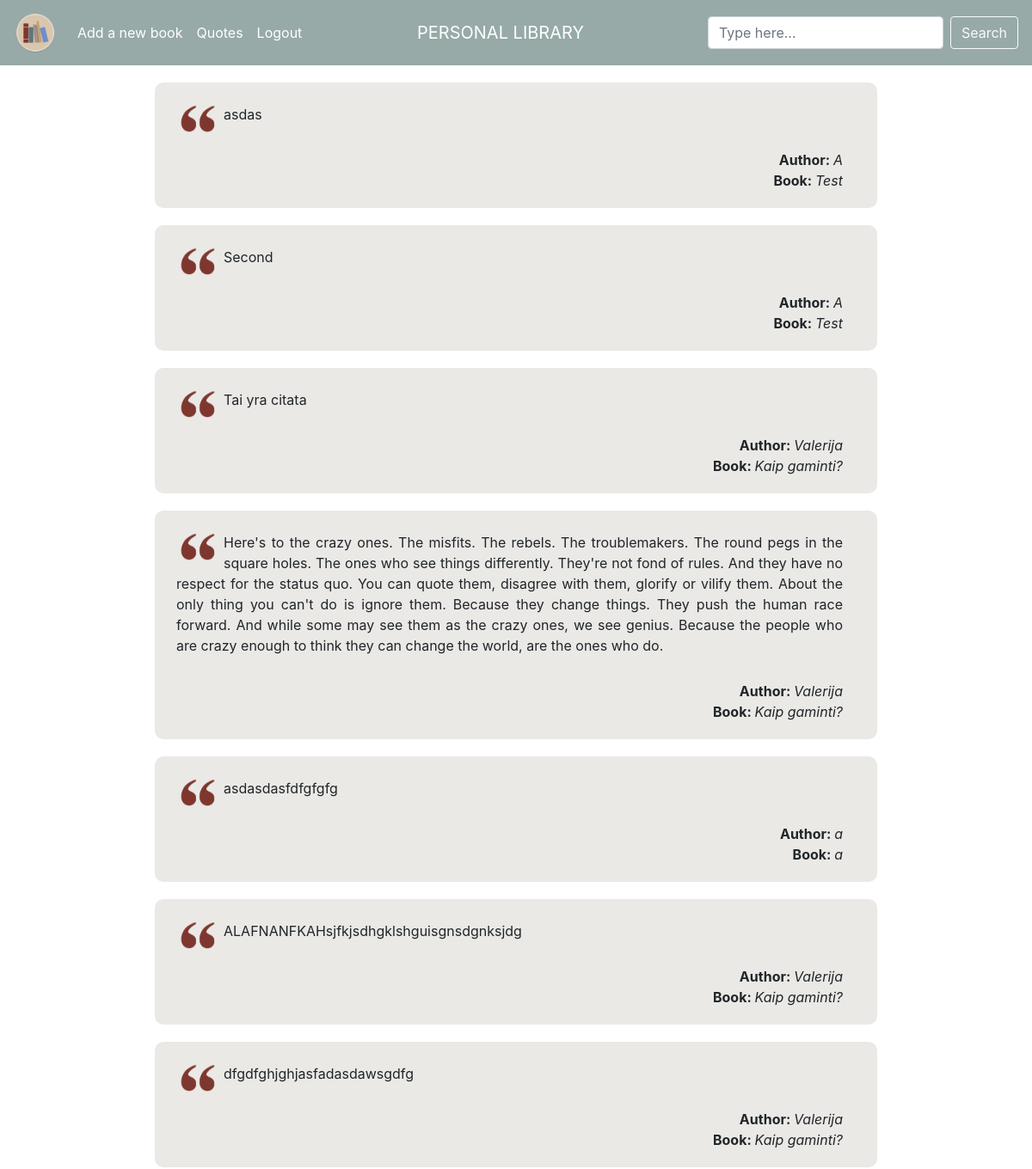
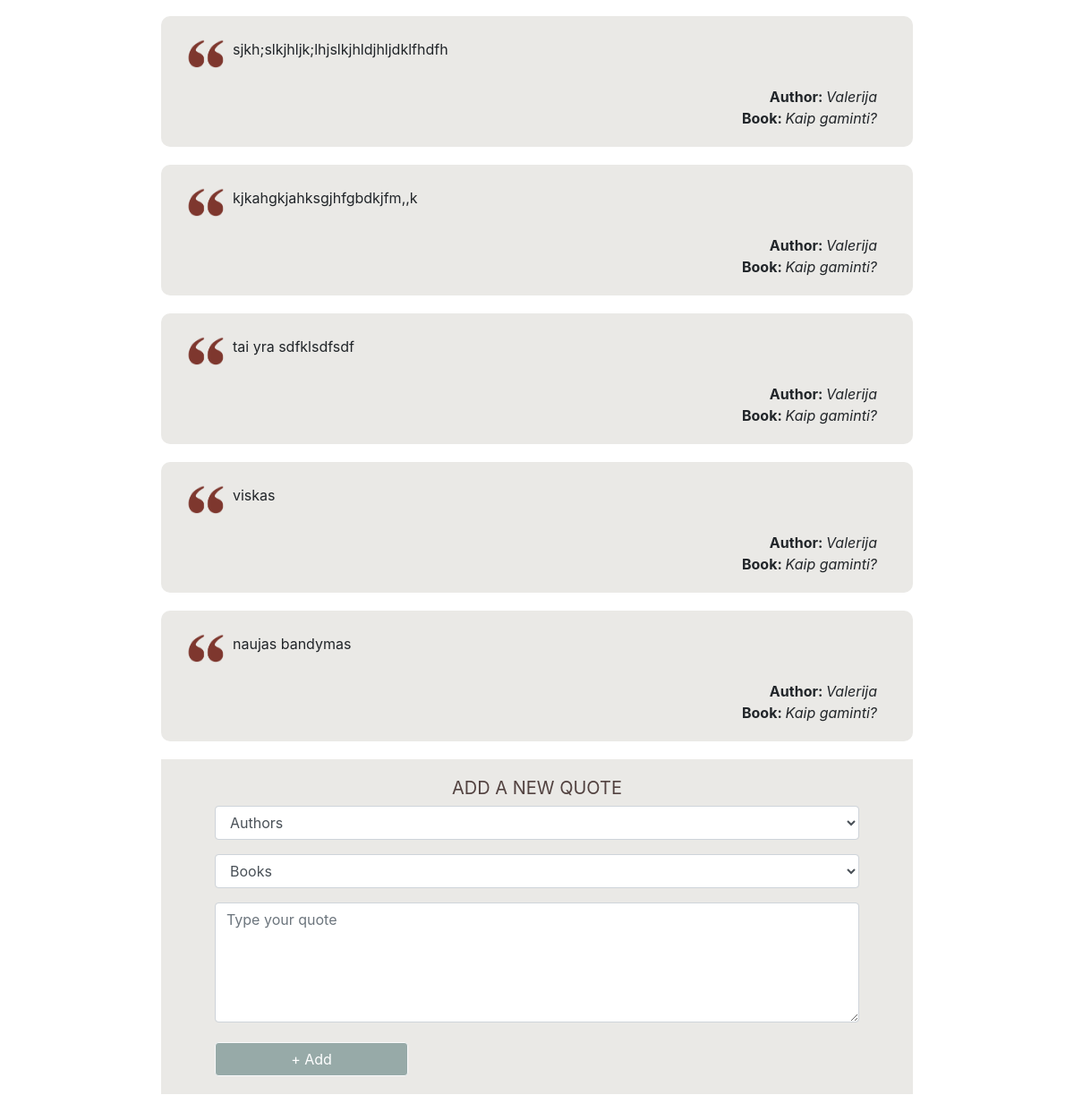
Page /quotes (signed in) on the committed database (2 pictures, top to bottom).
### tables this page shows
CREATE TABLE 'quotes' ('user_id' integer NOT NULL, 'book_id' integer NOT NULL, 'quote_id' integer PRIMARY KEY AUTOINCREMENT NOT NULL, 'quote' text NOT NULL);

CREATE TABLE "books" (user_id INTEGER NOT NULL, title TEXT NOT NULL, author TEXT NOT NULL, pages INTEGER NOT NULL, isbn TEXT NULL, genre TEXT NULL, rating INTEGER NULL, started DATE NULL, finished DATE NULL, owner TEXT NULL, notes TEXT NULL, lent BOOLEAN NULL, book_id INTEGER PRIMARY KEY AUTOINCREMENT NOT NULL);

### application.py (the view, shortened to what this page needs)
@app.route("/quotes", methods=["GET", "POST"])
@login_required
def quotes():
    if request.method == "GET":
        quotes = db.execute("""SELECT * FROM quotes
                            JOIN books ON books.book_id = quotes.book_id
                            WHERE quotes.user_id = :user_id""",
                            user_id=session["user_id"])
        books = db.execute("SELECT * FROM books WHERE user_id = :id",
                           id=session["user_id"])
        if books == 0:
            return apology("You need to add a book first!")
        return render_template("quotes.html", quotes=quotes, books=books)

### application.py (called while the page is built)
@app.after_request
def after_request(response):
    response.headers["Cache-Control"] = "no-cache, no-store, must-revalidate"
    response.headers["Expires"] = 0
    response.headers["Pragma"] = "no-cache"
    return response

### helpers.py (called while the page is built)
def login_required(f):
    @wraps(f)
    def decorated_function(*args, **kwargs):
        if session.get("user_id") is None:
            return redirect("/login")
        return f(*args, **kwargs)
    return decorated_function

### templates/quotes.html (shortened to what this page needs)
{% extends "layout.html" %}
{% block main %}
    {% if not quotes %}
        <div class="alert" id="no_quotes">
            <span class="closebtn" onclick="this.parentElement.style.display='none';">&times;</span>
            You do not have any quotes.
        </div>
    {% else %}
        {% for quote in quotes %}
            <div class="quote_brown_bg">
            <img id="quote_sign" src="../static/quote_mark.gif" alt="quotes">
            <p class="quote_text">{{ quote.quote }}</p>
            <br>
            <span class="quote_titles"><b>Author: </b> <i>{{ quote.author }}</i></span>
            <br>
            <span class="quote_titles"><b>Book: </b><i>{{ quote.title }}</i></span>
            <br>
            </div>
        {% endfor %}
    {% endif %}
    <div class="container_new_quote">
        <h2 id="add_quote">ADD A NEW QUOTE</h2>
        <form id="new_quote" action="/quotes" method="post" autocomplete="off">
            <div class="form-group" id="quote_author" >
                <select name="author" class="form-control">
                    <option disabled selected value = "invalid">Authors</option>
            </select>
            </div>
            <br>
            <div class="form-group" id="quote_title">
            <select name="book_title" class="form-control">
                <option disabled selected value = "invalid">Books</option>
            </select>
            </div>
            <br>
            <div class="form-group" id="quote_quote">
                <textarea autocomplete="off" class="form-control" name="quote" contenteditable="true" placeholder="Type your quote" cols="30" rows="5" required></textarea>
            </div>
            <br>
            <button class="btn btn-light" type="submit" id="quote_btn">+ Add</button>
        </form>
    </div>
{% endblock %}

### static/style.css (style rules this page uses)
.btn-light { color: white; background-color: #97aaa8 !important; display: inline; }
.form-group { display: inline-block; }
.form-control { display: inline-block; }
.quote_brown_bg { background-color: #eae9e6; border-radius: 10px; margin: 20px auto; padding: 20px; max-width: 70%; }
#quote_sign { float: left; width: 50px; margin: 5px; }
.quote_text, .note_text { float: none; margin: 5px; margin-right: 20px; text-align: justify; }
#add_quote { text-align: center; font-weight: 400; font-size: 20px; color: #524240; }
#new_quote { width: 90%; margin-right: auto; margin-left: auto; }
#quote_author, #quote_title, #quote_quote { width: 100%; align-items: center; }
#quote_btn { width: 30%; align-items: center; }
textarea { width: 100%; border: none; }
.container_new_quote { background-color: #eae9e6; margin: 20px auto; padding: 20px; max-width: 70%; }
.quote_titles { float: right; margin-right: 20px; }

### rows in the picture
quotes: quote "asdas", author "A", title "Test"
quotes: quote "Second", author "A", title "Test"
quotes: quote "Tai yra citata", author "Valerija", title "Kaip gaminti?"
quotes: quote "Here's to the crazy ones. The misfits. The rebels. The troublemakers. The round pegs in the square holes. The ones who see things differently. They're not fond of rules. And they have no respect for the status quo. You can quote them, disagree with them, glorify or vilify them. About the only thing you can't do is ignore them. Because they change things. They push the human race forward. And while some may see them as the crazy ones, we see genius. Because the people who are crazy enough to think they can change the world, are the ones who do.", author "Valerija", title "Kaip gaminti?"
quotes: quote "asdasdasfdfgfgfg", author "a", title "a"
quotes: quote "ALAFNANFKAHsjfkjsdhgklshguisgnsdgnksjdg", author "Valerija", title "Kaip gaminti?"
quotes: quote "dfgdfghjghjasfadasdawsgdfg", author "Valerija", title "Kaip gaminti?"
quotes: quote "sjkh;slkjhljk;lhjslkjhldjhljdklfhdfh", author "Valerija", title "Kaip gaminti?"
quotes: quote "kjkahgkjahksgjhfgbdkjfm,,k", author "Valerija", title "Kaip gaminti?"
quotes: quote "tai yra sdfklsdfsdf", author "Valerija", title "Kaip gaminti?"
quotes: quote "viskas", author "Valerija", title "Kaip gaminti?"
quotes: quote "naujas bandymas", author "Valerija", title "Kaip gaminti?"
